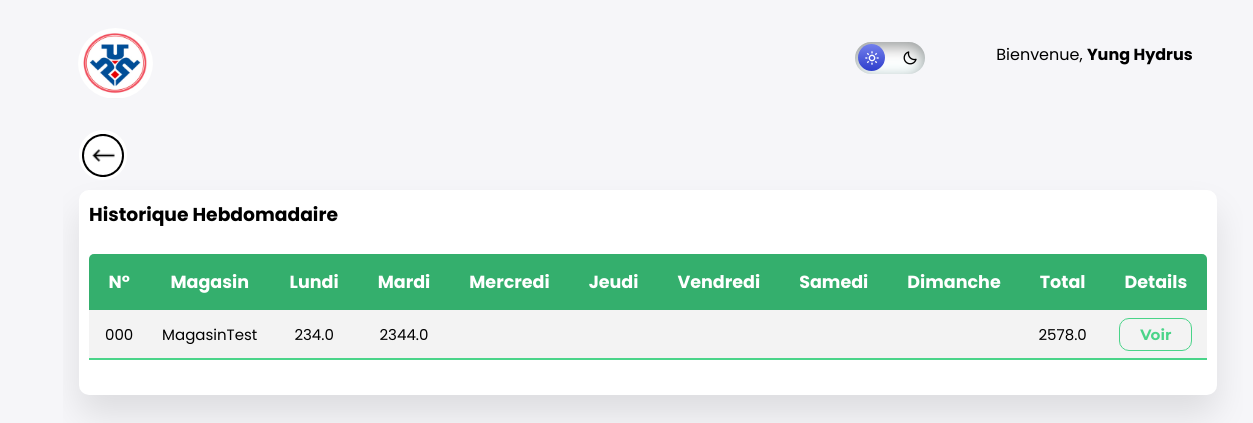
The app's page /magboard/historique/ (signed in) with its own data.
### authentication/models.py (models this page shows, shortened)
class User(AbstractUser):
    ADMIN = 'ADMIN'
    DIRECTION = 'DIRECTION'
    SUPERVISEUR = 'SUPERVISEUR'
    COMPTABILITE = 'COMPTABILITE'
    JURISTE = 'JURISTE'
    PAIE = 'PAIE'
    MAGASIN = 'MAGASIN'
    RH = 'RH'
    ROLE_CHOICES=(
        (ADMIN, 'ADMIN'),
        (DIRECTION, 'DIRECTION'),
        (SUPERVISEUR, 'SUPERVISEUR'),
        (COMPTABILITE, 'COMPTABILITE'),
        (JURISTE, 'JURISTE'),
        (PAIE, 'PAIE'),
        (MAGASIN, 'MAGASIN'),
        (RH, 'RH'),
    )
    role = models.CharField(max_length=30, choices=ROLE_CHOICES, verbose_name='ROLE')
    code = models.CharField(max_length=3)

class Magasin(models.Model):
    MAGASIN = 'MAGASIN'
    ROLE_CHOICES=(
        ("", '----'),
        (MAGASIN, 'MAGASIN')
    )
    ENSEIGNES_CHOICES =(
        ("", '------------'),
        ("FRANPRIX", 'FRANPRIX'),
        ("NATURALIA", 'NATURALIA'),
        ("MONOPRIX", 'MONOPRIX'),
        ("CARREFOUR", 'CARREFOUR'),
        ("AUCHAN", 'AUCHAN'),
        ("AUTRES", 'AUTRES'),
    )
    code = models.CharField(max_length=3)
    user = models.CharField(max_length=100)
    fullname = models.CharField(max_length=100, blank=True)
    password = models.CharField(max_length=100)
    role = models.CharField(max_length=50, choices=ROLE_CHOICES, default="MAGASIN")
    superviseur = models.ManyToManyField("Superviseur", related_name="My_Superviseur",  null=True,  blank=True)
    email = models.EmailField(max_length=254)
    number = PhoneNumberField(null=False, blank=False)
    enseignes = models.CharField(max_length=50, choices=ENSEIGNES_CHOICES)
    def __str__(self):
        return self.user

### magboard/models.py (models this page shows, shortened)
class Magasin_weekly(models.Model):
    magasin = models.ForeignKey(Magasin, on_delete=models.CASCADE)
    value = models.FloatField()
    week = models.IntegerField(default=date.today().isocalendar()[1])

class Magasin_day_value(models.Model):
    magasin = models.ForeignKey(Magasin,  on_delete=models.CASCADE)
    week = models.IntegerField(default=date.today().isocalendar()[1])
    mon = models.FloatField(blank=True, null=True, default=None)
    tue = models.FloatField(blank=True, null=True, default=None)
    wed = models.FloatField( blank=True, null=True, default=None)
    thur = models.FloatField(blank=True, null=True, default=None)
    fri = models.FloatField(blank=True, null=True, default=None)
    sat = models.FloatField( blank=True, null=True, default=None)
    sun = models.FloatField( blank=True, null=True, default=None)

### magboard/views.py (the view, shortened to what this page needs)
# urls.py: path('historique/', views.historiqueView, name='historique'),
@login_required(login_url='login')
def historiqueView(request):
    if request.user.role == "MAGASIN":
        magasin_obj = Magasin_weekly.objects.filter(magasin__user=request.user)
        magasin_day_v = Magasin_day_value.objects.filter(magasin__user=request.user).order_by('magasin__code')
        mag_ori = Magasin.objects.filter(user=request.user)
        print(mag_ori)
        page = request.GET.get('page', -1)
        days = Days.objects.all()
        value = Magasin_value.objects.filter(magasin__user=request.user)
        rough_week_list = []
        for item in value:
            week = item.week
            rough_week_list.extend([week])
        week_list = []
        for week in rough_week_list:
            if week not in week_list:
                week_list.append(week)
        wvalue_list = []
        for w in week_list:
            magasine = Magasin_value.objects.filter(magasin__user=request.user, week=w)
            wvalue = magasine.aggregate(Sum('value'))
            final = {'week': w,
                'value': wvalue
                }
            wvalue_list.append(final)
        value_list = []
        for val in value:
            value_list.extend([val.value])
        paginator = Paginator(magasin_obj, 1)
        try:
            magasin = paginator.page(page)
        except PageNotAnInteger:
            magasin = paginator.page(1)
        except EmptyPage:
            magasin = paginator.page(paginator.num_pages)
        return render(request, 'historique.html', {'magasins': mag_ori, 'magasin_weekly': magasin, 'magasin_day_value': magasin_day_v, 'magasin_value': value, 'total_magasin_value': wvalue_list, 'days': days})

### magboard/templates/historique.html (shortened to what this page needs)
{% extends 'base.html' %}
{% load static %}
{% block custom-css %}
    <link rel="stylesheet" href="{% static 'css/historis.css' %}">
    <link rel="stylesheet" href="{% static 'css/modal.css' %}">
    {% endblock custom-css %}
{% block content %}
  {% if request.user.role == "MAGASIN" %}
    {% if magasin_weekly.has_other_pages %}
      <ul class="pagination" style="border: none; margin-bottom: 3%;">
        <div class="back">
          <a href="{% url 'home' %}">
            <img src="{% static 'images/icons8-go-back.png' %}" alt="">
          </a>
        </div>
        {% if magasin_weekly.has_previous %}
          <li><a href="?page={{ magasin_weekly.previous_page_number }}">&laquo;</a></li>
        {% else %}
          <li class="disabled"><span>&laquo;</span></li>
        {% endif %}
        <!-- {% for i in magasins.paginator.page_range %}
          {% if magasins.number == i %}
            <li class="active"><span>{{ i }} <span class="sr-only">(current)</span></span></li>
          {% else %}
            <li><a href="?page={{ i }}">{{ i }}</a></li>
          {% endif %}
        {% endfor %} -->
        {% for magasin in magasin_weekly  %}
        <div class="attendance-title" style="font-weight: bolder; padding: 0 1rem; font-size: 1.5rem;">Semaine : {{magasin.week}}</div>
        {% endfor %}
        {% if magasin_weekly.has_next %}
          <li><a href="?page={{ magasin_weekly.next_page_number }}">&raquo;</a></li>
        {% else %}
          <li class="disabled"><span>&raquo;</span></li>
        {% endif %}
      </ul>
    {% else %}
    <div class="back">
      <a href="{% url 'home' %}">
        <img src="{% static 'images/icons8-go-back.png' %}" alt="">
      </a>
    </div>
    {% endif %}
  {% endif %}
  <section class="attendance">
    {% if request.user.role == "MAGASIN" %}
        {% for magasin_w in magasin_weekly %}
          <div class="attendance-list">
            <h1>Historique hebdomadaire</h1>
            <div class="table-container">
                  <table class="table">
                      <thead>
                        <tr>
                            <th class="data-label"><h1>N°</h1></th>
                            <th class="data-label"><h1>Magasin</h1></th>
                            <th class="data-label"><h1>Lundi</h1></th>
                            <th class="data-label"><h1>Mardi</h1></th>
                            <th class="data-label"><h1>Mercredi</h1></th>
                            <th class="data-label"><h1>Jeudi</h1></th>
                            <th class="data-label"><h1>Vendredi</h1></th>
                            <th class="data-label"><h1>Samedi</h1></th>
                            <th class="data-label"><h1>Dimanche</h1></th>
                            <th class="data-label"><h1>Total</h1></th>
                            <th class="data-label"><h1>Details</h1></th>
                        </tr>
                      </thead>
                      {% for user in magasins %}
                        {% for magasin in magasin_day_value %}
                          {% if magasin.week == magasin_w.week %}
                            <tbody>
                              <tr>
                                <td scope="row" data-label="n°">{{magasin.magasin.code}}</td>
                                <td scope="row" data-label="magasin">{{magasin.magasin.user}}</td>
                                {% if magasin.mon is None %}
                                <td data-label="Lundi"></td>
                                {% else %}
                                <td data-label="Lundi"><a class="value-a" href="#" data-toggle="modal" data-target="#update-value-modal">{{magasin.mon}}</a></td>
                                {% endif %}
                                {% if magasin.tue is None %}
                                <td data-label="Mardi"></td>
                                {% else %}
                                <td data-label="Mardi"><a class="value-a" href="#" data-toggle="modal" data-target="#update-value-modal">{{magasin.tue}}</a></td>
                                {% endif %}
                                {% if magasin.wed is None %}
                                <td data-label="Mercredi"></td>
                                {% else %}
                                <td data-label="Mercredi"><a class="value-a" href="#" data-toggle="modal" data-target="#update-value-modal">{{magasin.wed}}</a></td>
                                {% endif %}
                                {% if magasin.thur is None %}
                                <td data-label="Jeudi"></td>
                                {% else %}
                                <td data-label="Jeudi"><a class="value-a" href="#" data-toggle="modal" data-target="#update-value-modal">{{magasin.thur}}</a></td>
                                {% endif %}
                                {% if magasin.fri is None %}
                                <td data-label="Vendredi"></td>
                                {% else %}
                                <td data-label="Vendredi"><a class="value-a" href="#" data-toggle="modal" data-target="#update-value-modal">{{magasin.fri}}</a></td>
                                {% endif %}
                                {% if magasin.sat is None %}
                                <td data-label="Samedi"></td>
                                {% else %}
                                <td data-label="Samedi"><a class="value-a" href="#" data-toggle="modal" data-target="#update-value-modal">{{magasin.sat}}</a></td>
                                {% endif %}
                                {% if magasin.sun is None %}
                                <td data-label="Dimanche"></td>
                                {% else %}
                                <td data-label="Dimanche"><a class="value-a" href="#" data-toggle="modal" data-target="#update-value-modal">{{magasin.sun}}</a></td>
                                {% endif %}
                                {% for total in total_magasin_value %}
                                  {% if total.week == magasin_w.week %}
                                  <td scope="row" data-label="magasin">{{total.value.value__sum}}</td>
                                  {% endif %}
                                {% endfor %}
                                <td data-label="View"><a href="{% url 'voir' magasin.magasin.user magasin_w.week %}" class="btn disabled" style="pointer-events: none;">Voir</a></td>
                              </tr>
                          </tbody>
                          {% endif %}
                        {% endfor %}
                      {% endfor %}
                  </table>
            </div>
          </div>
        {% endfor %}
    {% endif %}
  </section>
{% endblock %}

### templates/base.html (shortened to what this page needs)
{% load static %}
<!DOCTYPE html>
<html lang="fr-fr">
<head>
  <link rel="stylesheet" href="{% static 'css/basic.css' %}">
  <link href='https://unpkg.com/boxicons@2.1.4/css/boxicons.min.css' rel='stylesheet'>
  {% block custom-css %}
  {% endblock custom-css %}
    <link rel="stylesheet" href="https://cdnjs.cloudflare.com/ajax/libs/font-awesome/6.1.1/css/all.min.css">
</head>
<body id="main-body">
  <div class="container">
    <section class="main">
      <aside>
        <div class="right">
          <div class="top">
            <div class="logo-container">
              <a href="{% url 'home' %}" class="logo">
                <div class="img-container">
                  <img src="{% static 'images/unifrais.jpg' %}">
                </div>
              </a>
            </div>
            <div class="theme-toggler">
              <label class="darkmode-toggle" for="darkmode-toggle" id="toggle_dark">
                  <i class="bx bx-sun"></i>
                  <i class="bx bx-moon"></i>
              </label>
            </div>
              <div class="info">
                <p>Bienvenue,{% if request.user.role == "MAGASIN" %} <b>{{request.user.last_name}}</b>{% else %} <b>{{request.user.last_name}}</b>{% endif %}</p>
              </div>
          </div>
        </div>
      </aside>
      <div class="content">
        {% block content %}
        {% endblock content %}
      </div>
    </section>
  </div>
</body>
</html>

### static/css/basic.css (style rules this page uses)
:root { --primary-color: #7380ec; --background-color: #f6f6f9; --dark-background-color: #242424; --color-white: #ffffff; }
* { margin: 0; padding: 0; outline: none; border: none; text-decoration: none; box-sizing: border-box; font-family: "Poppins"; }
body { background: var(--background-color); height: 100vh; overflow: hidden; }
.container { display: flex; justify-content: space-between; }
.logo-container { width: fit-content; display: flex; align-items: center; justify-content: center; height: 10%; }
.logo-container .logo { display: flex; align-items: center; justify-content: space-between; width: 100%; padding: 0; height: 100%; }
.logo-container .logo .img-container { width: 100px !important; height: 95% !important; display: flex; align-items: center; justify-content: center; border-radius: 50%; }
.logo-container .logo .img-container img { width: 85%; height: 85%; object-fit: fill; border-radius: 50%; box-sizing: border-b-ox; }
aside { padding-bottom: 40px; background-color: transparent; }
label.darkmode-toggle { width: 70px; height: 32px; cursor: pointer; position: relative; right: 10%; top: 0; display: block; background: white; border-radius: 200px; transition: all 0.4s ease; display: flex; align-items: center; justify-content: space-between; box-shadow: inset 0px 5px 15px rgba(0, 0, 0, 0.4), inset 0px -5px 15px rgba(225, 255, 255, 0.4); }
label.darkmode-toggle .bx-sun { padding-left: 0.55rem; z-index: 2; color: white; }
label.darkmode-toggle .bx-moon { padding-right: 0.45rem; z-index: 2; }
label.darkmode-toggle::after { content: ""; width: 27px; height: 27px; display: flex; justify-self: center; align-self: center; position: absolute; transition: 0.4s ease; top: 2px; left: 3px; background: linear-gradient(180deg, #7380ec, #2e3ecc); border-radius: 100px; box-sizing: 0 5px 10px rgba(0, 0, 0, 0.2); }
.right { margin-top: 1.4rem; }
.right .top { display: flex; justify-content: end; gap: 2rem; margin-right: 50px; }
.right .top .logo-container { display: flex; position: absolute; height: 5.5rem; width: 5.5rem; left: 2%; top: 2%; }
.main { position: relative; padding-top: 20px; padding-left: 15px; width: calc(100% ) !important; height: 100%; margin: 0 3rem; }
.content { width: 100%; height: 90vh; box-sizing: border-box; padding: 1rem; overflow-x: hidden; overflow-y: scroll; position: relative; }

### static/css/historis.css (style rules this page uses)
.attendance { margin-top: 10px; text-transform: capitalize; box-sizing: border-box; margin-right: 10px; position: relative; width: 100%; height: 100%; }
.attendance .attendance-list { width: fit-content; padding: 10px; margin-top: 10px; background: var(--color-white); border-radius: 10px; box-shadow: 0 20px 35px rgba(0, 0, 0, 0.1); }
.attendance .attendance-list .table { border-collapse: collapse; margin: 25px 0; font-size: 15px; overflow: hidden; border-radius: 5px 5px 0 0; width: fit-content; }
.attendance .attendance-list .table thead tr { color: var(--color-white); background: #34AF6D; text-align: center; font-weight: bold; }
.attendance .attendance-list .table thead tr th { padding: 1em 1.3em; }
.attendance .attendance-list .table tbody tr { border-bottom: 1px solid #ddd; }
.attendance .attendance-list .table tbody tr:nth-of-type(odd) { background: #f3f3f3; }
.attendance .attendance-list .table tbody tr:last-of-type { border-bottom: 2px solid #4AD489; }
.attendance .attendance-list .table tbody tr td { padding: 0.8rem; text-align: center; }
.attendance .attendance-list .table button, .attendance .attendance-list .btn { padding: 6px 20px; border-radius: 10px; cursor: pointer; background: transparent; border: 1px solid #4AD489; color: #4AD489; }
td .value-a { text-decoration: none; color: black; }
body.dark .attendance .attendance-list .table button, .attendance-list .btn { color: white; font-family: "Montserrat"; font-weight: bold; }

### magboard/templates/historique.html (style rules this page uses)
.back { padding-right: 3rem; }
.back a { padding: .2rem; width: fit-content; height: fit-content; box-sizing: border-box; background: white; display: flex; border-radius: 50px 50px; }

### records on screen
User: user.last_name "Yung Hydrus"
Magasin_day_value: magasin.code "000", magasin.user "MagasinTest", mon "234.0", tue "2344.0", value.value__sum "2578.0"
